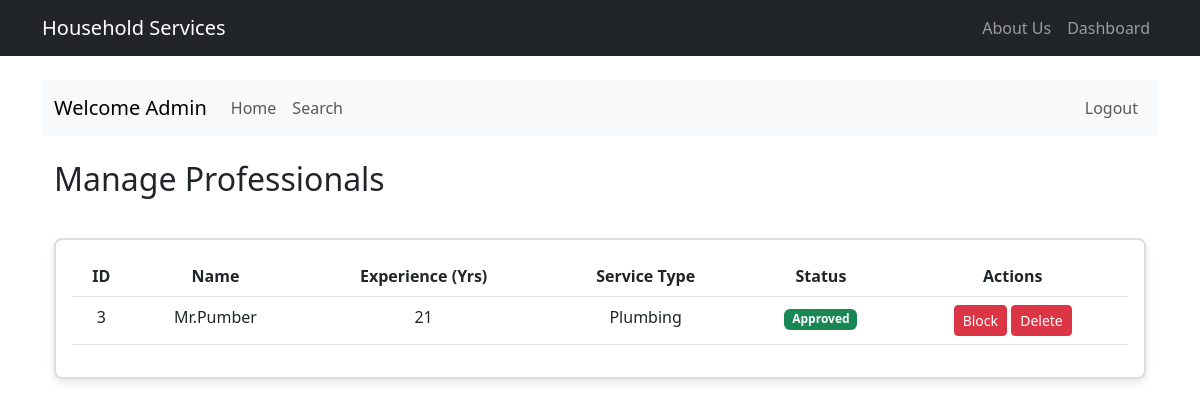
The app's page /admin/professionals (signed in) with its own data.
### model.py (models this page shows, shortened)
class User(UserMixin, db.Model):
    id = db.Column(db.Integer, primary_key=True)
    username = db.Column(db.String(80), unique=True, nullable=False)
    email = db.Column(db.String(120), unique=True, nullable=False)
    password_hash = db.Column(db.String(128), nullable=False)
    type = db.Column(db.String(50), nullable=False)
    created_at = db.Column(db.DateTime, default=datetime.utcnow)
    updated_at = db.Column(db.DateTime, default=datetime.utcnow, onupdate=datetime.utcnow)
    __mapper_args__ = {
        'polymorphic_identity': 'user',
        'polymorphic_on': type
    }

class ServiceProfessional(User):
    __tablename__ = 'service_professional'
    __mapper_args__ = {'polymorphic_identity': 'service_professional'}
    id = db.Column(db.Integer, db.ForeignKey('user.id'), primary_key=True)
    name = db.Column(db.String(100), nullable=False)  # Made nullable=False
    phone = db.Column(db.String(20))
    description = db.Column(db.Text)
    service_type = db.Column(db.String(100), nullable=False)  # Made nullable=False
    experience = db.Column(db.Integer, nullable=False)  # Made nullable=False
    address = db.Column(db.String(200), nullable=False)  # Added address field
    pincode = db.Column(db.String(10), nullable=False)  # Added pincode field
    documents_path = db.Column(db.String(255))  # Added documents path
    is_blocked = db.Column(db.Boolean, default=False)
    is_approved = db.Column(db.Boolean, default=False)
    is_active = db.Column(db.Boolean, default=True)
    rating = db.Column(db.Float, default=0.0)
    total_reviews = db.Column(db.Integer, default=0)
    requests = db.relationship('ServiceRequest', backref='professional', lazy='dynamic')

### routes.py (the view)
@app.route('/admin/professionals')
@login_required
def manage_professionals():
    if current_user.type != 'admin':
        flash('Access denied. Admin privileges required.', 'danger')
        return redirect(url_for('dashboard'))
    professionals = ServiceProfessional.query.all()
    return render_template('admin/professionals.html', professionals=professionals)

### app.py (called while the page is built)
@login_manager.user_loader
def load_user(user_id):
    return User.query.get(int(user_id))

### templates/admin/professionals.html (shortened to what this page needs)
{% extends "main.html" %}
{% block admin_content %}
<div class="container">
    <div class="row mb-4">
        <div class="col-md-12">
            <h2>Manage Professionals</h2>
        </div>
    </div>
    <div class="card">
        <div class="card-body">
            <table class="table">
                <thead>
                    <tr>
                        <th>ID</th>
                        <th>Name</th>
                        <th>Experience (Yrs)</th>
                        <th>Service Type</th>
                        <th>Status</th>
                        <th>Actions</th>
                    </tr>
                </thead>
                <tbody>
                    {% for professional in professionals %}
                    <tr>
                        <td>{{ professional.id }}</td>
                        <td>{{ professional.name }}</td>
                        <td>{{ professional.experience }}</td>
                        <td>{{ professional.service_type }}</td>
                        <td>
                            <span class="badge {% if professional.is_approved %}bg-success{% else %}bg-warning{% endif %}">
                                {{ 'Approved' if professional.is_approved else 'Pending' }}
                            </span>
                        </td>
                        <td>
                            {% if not professional.is_blocked %}
                                <a href="{{ url_for('manage_professional_status', professional_id=professional.id, action='block') }}"
                                   class="btn btn-sm btn-danger">Block</a>
                            {% else %}
                                <a href="{{ url_for('manage_professional_status', professional_id=professional.id, action='unblock') }}"
                                   class="btn btn-sm btn-warning">Unblock</a>
                            {% endif %}
                            <a href="{{ url_for('manage_professional_status', professional_id=professional.id, action='delete') }}"
                               class="btn btn-sm btn-danger" onclick="return confirm('Are you sure you want to delete this professional?')">Delete</a>
                        </td>
                    </tr>
                    {% endfor %}
                </tbody>
            </table>
        </div>
    </div>
</div>
{% endblock %}

### static/css/style.css (style rules this page uses)
.card { box-shadow: 0 0 10px rgba(0,0,0,0.1); margin-top: 2rem; }
.card-body { padding: 2rem; }
.card { border: 2px solid #ddd; border-radius: 8px; box-shadow: 0 4px 8px rgba(0, 0, 0, 0.1); transition: transform 0.2s, box-shadow 0.2s; overflow: hidden; }
.card-body { padding: 16px; text-align: center; }

### records on screen
ServiceProfessional: id "3", name "Mr.Pumber", experience "21", service_type "Plumbing", is_approved "Approved"
